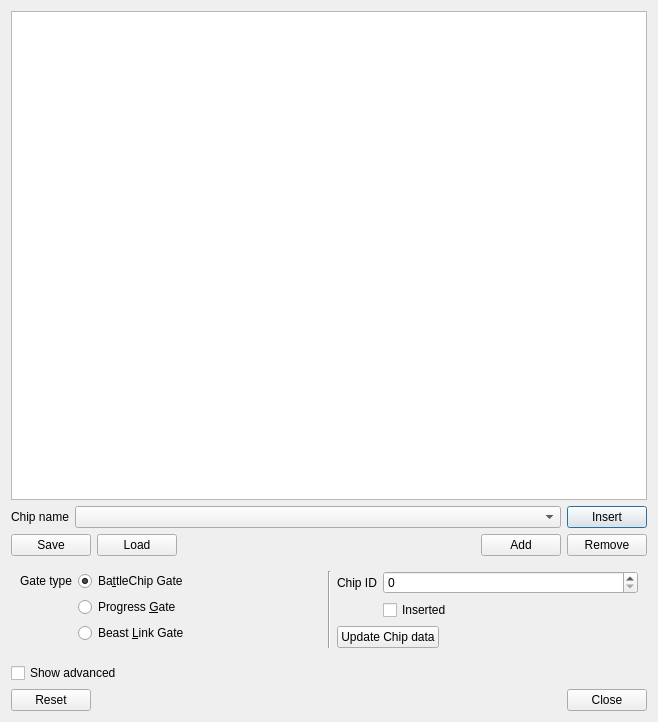
<?xml version="1.0" encoding="UTF-8"?>
<ui version="4.0">
 <class>QGBA::BattleChipView</class>
 <widget class="QDialog" name="QGBA::BattleChipView">
  <property name="geometry">
   <rect>
    <x>0</x>
    <y>0</y>
    <width>658</width>
    <height>722</height>
   </rect>
  </property>
  <property name="windowTitle">
   <string>BattleChip Gate</string>
  </property>
  <layout class="QVBoxLayout" name="verticalLayout" stretch="1,0,0,0,0,0">
   <item>
    <widget class="QListView" name="chipList">
     <property name="acceptDrops">
      <bool>true</bool>
     </property>
     <property name="dragEnabled">
      <bool>true</bool>
     </property>
     <property name="dragDropMode">
      <enum>QAbstractItemView::InternalMove</enum>
     </property>
     <property name="defaultDropAction">
      <enum>Qt::MoveAction</enum>
     </property>
     <property name="iconSize">
      <size>
       <width>56</width>
       <height>48</height>
      </size>
     </property>
     <property name="movement">
      <enum>QListView::Free</enum>
     </property>
     <property name="isWrapping" stdset="0">
      <bool>true</bool>
     </property>
     <property name="resizeMode">
      <enum>QListView::Adjust</enum>
     </property>
     <property name="gridSize">
      <size>
       <width>120</width>
       <height>72</height>
      </size>
     </property>
     <property name="viewMode">
      <enum>QListView::IconMode</enum>
     </property>
    </widget>
   </item>
   <item>
    <layout class="QHBoxLayout" name="horizontalLayout_2" stretch="1,0">
     <item>
      <layout class="QFormLayout" name="formLayout_4">
       <item row="0" column="1">
        <widget class="QComboBox" name="chipName"/>
       </item>
       <item row="0" column="0">
        <widget class="QLabel" name="label_2">
         <property name="text">
          <string>Chip name</string>
         </property>
        </widget>
       </item>
      </layout>
     </item>
     <item>
      <widget class="QPushButton" name="insert">
       <property name="text">
        <string>Insert</string>
       </property>
      </widget>
     </item>
    </layout>
   </item>
   <item>
    <layout class="QHBoxLayout" name="horizontalLayout_3">
     <item>
      <widget class="QPushButton" name="save">
       <property name="text">
        <string>Save</string>
       </property>
      </widget>
     </item>
     <item>
      <widget class="QPushButton" name="load">
       <property name="text">
        <string>Load</string>
       </property>
      </widget>
     </item>
     <item>
      <spacer name="horizontalSpacer">
       <property name="orientation">
        <enum>Qt::Horizontal</enum>
       </property>
       <property name="sizeHint" stdset="0">
        <size>
         <width>40</width>
         <height>20</height>
        </size>
       </property>
      </spacer>
     </item>
     <item>
      <widget class="QPushButton" name="add">
       <property name="text">
        <string>Add</string>
       </property>
      </widget>
     </item>
     <item>
      <widget class="QPushButton" name="remove">
       <property name="text">
        <string>Remove</string>
       </property>
      </widget>
     </item>
    </layout>
   </item>
   <item>
    <widget class="QWidget" name="advanced" native="true">
     <property name="visible">
      <bool>false</bool>
     </property>
     <layout class="QHBoxLayout" name="horizontalLayout_4">
      <item>
       <layout class="QFormLayout" name="formLayout_2">
        <item row="1" column="0">
         <widget class="QLabel" name="label_3">
          <property name="text">
           <string>Gate type</string>
          </property>
         </widget>
        </item>
        <item row="1" column="1">
         <widget class="QRadioButton" name="gateBattleChip">
          <property name="text">
           <string notr="true">Ba&amp;ttleChip Gate</string>
          </property>
          <property name="checked">
           <bool>true</bool>
          </property>
         </widget>
        </item>
        <item row="2" column="1">
         <widget class="QRadioButton" name="gateProgress">
          <property name="text">
           <string notr="true">Progress &amp;Gate</string>
          </property>
         </widget>
        </item>
        <item row="3" column="1">
         <widget class="QRadioButton" name="gateBeastLink">
          <property name="text">
           <string notr="true">Beast &amp;Link Gate</string>
          </property>
         </widget>
        </item>
       </layout>
      </item>
      <item>
       <widget class="Line" name="line">
        <property name="orientation">
         <enum>Qt::Vertical</enum>
        </property>
       </widget>
      </item>
      <item>
       <layout class="QFormLayout" name="formLayout_5">
        <item row="1" column="1">
         <widget class="QCheckBox" name="inserted">
          <property name="text">
           <string>Inserted</string>
          </property>
         </widget>
        </item>
        <item row="0" column="1">
         <widget class="QSpinBox" name="chipId">
          <property name="maximum">
           <number>65535</number>
          </property>
         </widget>
        </item>
        <item row="0" column="0">
         <widget class="QLabel" name="label_4">
          <property name="text">
           <string>Chip ID</string>
          </property>
         </widget>
        </item>
        <item row="2" column="0" colspan="2">
         <widget class="QPushButton" name="updateData">
          <property name="sizePolicy">
           <sizepolicy hsizetype="Fixed" vsizetype="Fixed">
            <horstretch>0</horstretch>
            <verstretch>0</verstretch>
           </sizepolicy>
          </property>
          <property name="text">
           <string>Update Chip data</string>
          </property>
         </widget>
        </item>
       </layout>
      </item>
     </layout>
    </widget>
   </item>
   <item>
    <widget class="QCheckBox" name="showAdvanced">
     <property name="text">
      <string>Show advanced</string>
     </property>
    </widget>
   </item>
   <item>
    <layout class="QHBoxLayout" name="horizontalLayout_5">
     <item>
      <widget class="QDialogButtonBox" name="buttonBox">
       <property name="standardButtons">
        <set>QDialogButtonBox::Close|QDialogButtonBox::Reset</set>
       </property>
      </widget>
     </item>
    </layout>
   </item>
  </layout>
 </widget>
 <resources/>
 <connections>
  <connection>
   <sender>buttonBox</sender>
   <signal>rejected()</signal>
   <receiver>QGBA::BattleChipView</receiver>
   <slot>reject()</slot>
   <hints>
    <hint type="sourcelabel">
     <x>416</x>
     <y>690</y>
    </hint>
    <hint type="destinationlabel">
     <x>314</x>
     <y>360</y>
    </hint>
   </hints>
  </connection>
  <connection>
   <sender>showAdvanced</sender>
   <signal>toggled(bool)</signal>
   <receiver>advanced</receiver>
   <slot>setVisible(bool)</slot>
   <hints>
    <hint type="sourcelabel">
     <x>109</x>
     <y>34</y>
    </hint>
    <hint type="destinationlabel">
     <x>396</x>
     <y>654</y>
    </hint>
   </hints>
  </connection>
 </connections>
</ui>
